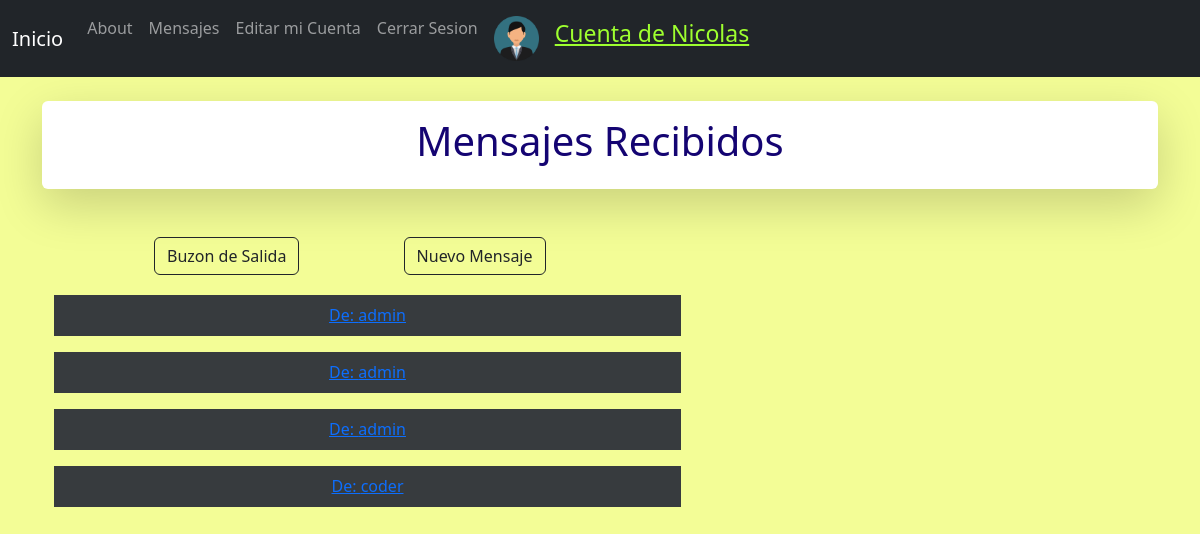
/AppMensajeria/buzonEntrada/4 (signed in), run on an earlier commit of the app's database.
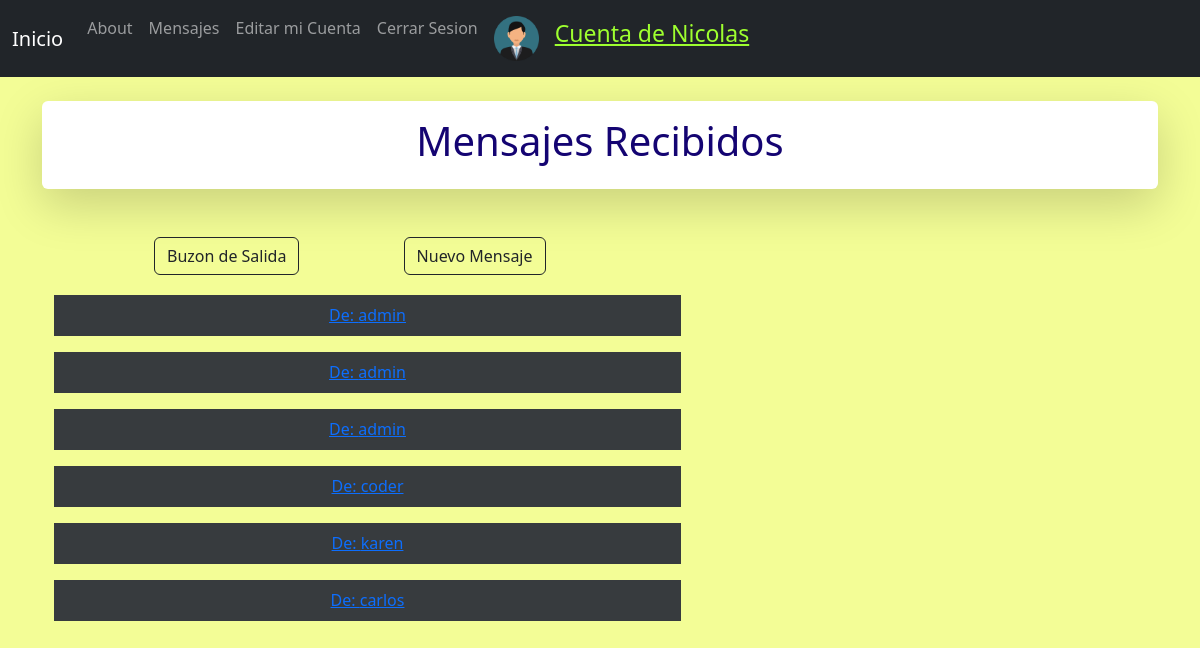
And on a later commit of the database.
### AppMensajeria/models.py (models this page shows, shortened)
class Mensaje(models.Model):
    emisor = models.ForeignKey(
        settings.AUTH_USER_MODEL,
        on_delete=models.CASCADE,
        related_name='emisor',
    )
    receptor = models.ForeignKey(
        settings.AUTH_USER_MODEL,
        on_delete=models.CASCADE,
        related_name='receptor',
    )
    texto = models.TextField()

### AppMensajeria/views.py (the view)
# urls.py: path('buzonEntrada/<id>', views.buzonEntrada, name='buzonEntrada'),
def buzonEntrada(request,id):
    mensajes = Mensaje.objects.filter(receptor=id)
    return render(request, 'buzonEntrada.html',{'mensajes':mensajes,'avatar':getAvatar(request)})

### appBlog/views.py (called while the page is built)
def getAvatar(request):
    lista = Avatar.objects.filter(user=request.user.id)
    if len(lista)!=0:
        imagen=lista[0].imagen.url
    else:
        imagen=''
    return imagen

### AppMensajeria/templates/buzonEntrada.html (shortened to what this page needs)
{% extends 'base.html' %}
{% block content %}
    <div class="shadow-lg p-3 mb-5 bg-body rounded">
        <h1 style="text-align: center;">Mensajes Recibidos</h1>
    </div>
    <div class="container" style="margin: 20px">
        <a style="margin-left: 80px;" class="btn btn-outline-dark btn-block" href="{% url 'buzonSalida' user.id %}">Buzon de Salida</a>
        <a style="margin-left: 100px;" class="btn btn-outline-dark btn-block" href="{% url 'enviarMensaje' %}">Nuevo Mensaje</a>
    </div>
    {% if mensajes %}
        {% for mensaje in mensajes %}
            <div class="container text-center">
                <div class="row justify-content-md-left">
                    <div class="col col-lg-7">
                        <table class="table table-dark">
                                <td colspan="2" class="table-active"><a href="{% url 'mensajeCompleto' mensaje.id %}">De: {{mensaje.emisor}}</a></td>
                        </table>
                    </div>
                </div>
            </div>
        {% endfor %}
    {% else %}
    <h2>No hay mensajes recibidos</h2>
    {% endif %}
{% endblock %}

What changed in the data, as far as the page shows it:
added Mensaje: emisor "karen"
added Mensaje: emisor "carlos"
